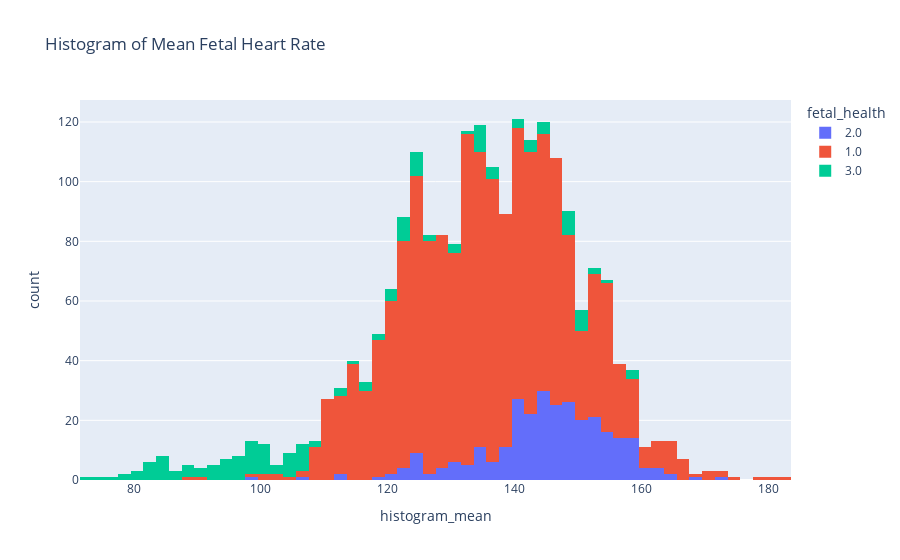

Notebook code cell kept with this figure:
### Markdown cell above
**Histogram plot**

### Code cell
import plotly.express as px

# assume 'df' is your Pandas DataFrame

fig = px.histogram(df, x="histogram_mean", title="Histogram of Mean Fetal Heart Rate",color='fetal_health')
fig.show()

### Figure 1 — Plotly figure (JSON) as saved in the notebook; plotly's stock layout.template omitted (floating-point values rounded to 4 significant figures; data arrays with more than 128 entries replaced by an {"elided": "..."} marker saying what was removed)
{"data": [{"alignmentgroup": "True", "bingroup": "x", "hovertemplate": "fetal_health=2.0<br>histogram_mean=%{x}<br>count=%{y}<extra></extra>", "legendgroup": "2.0", "marker": {"color": "#636efa", "pattern": {"shape": ""}}, "name": "2.0", "offsetgroup": "2.0", "orientation": "v", "showlegend": true, "type": "histogram", "x": {"elided": "292 int values"}, "xaxis": "x", "yaxis": "y"}, {"alignmentgroup": "True", "bingroup": "x", "hovertemplate": "fetal_health=1.0<br>histogram_mean=%{x}<br>count=%{y}<extra></extra>", "legendgroup": "1.0", "marker": {"color": "#EF553B", "pattern": {"shape": ""}}, "name": "1.0", "offsetgroup": "1.0", "orientation": "v", "showlegend": true, "type": "histogram", "x": {"elided": "1646 int values"}, "xaxis": "x", "yaxis": "y"}, {"alignmentgroup": "True", "bingroup": "x", "hovertemplate": "fetal_health=3.0<br>histogram_mean=%{x}<br>count=%{y}<extra></extra>", "legendgroup": "3.0", "marker": {"color": "#00cc96", "pattern": {"shape": ""}}, "name": "3.0", "offsetgroup": "3.0", "orientation": "v", "showlegend": true, "type": "histogram", "x": {"elided": "175 int values"}, "xaxis": "x", "yaxis": "y"}], "layout": {"barmode": "relative", "legend": {"title": {"text": "fetal_health"}, "tracegroupgap": 0}, "title": {"text": "Histogram of Mean Fetal Heart Rate"}, "xaxis": {"anchor": "y", "domain": [0, 1], "title": {"text": "histogram_mean"}}, "yaxis": {"anchor": "x", "domain": [0, 1], "title": {"text": "count"}}}}
